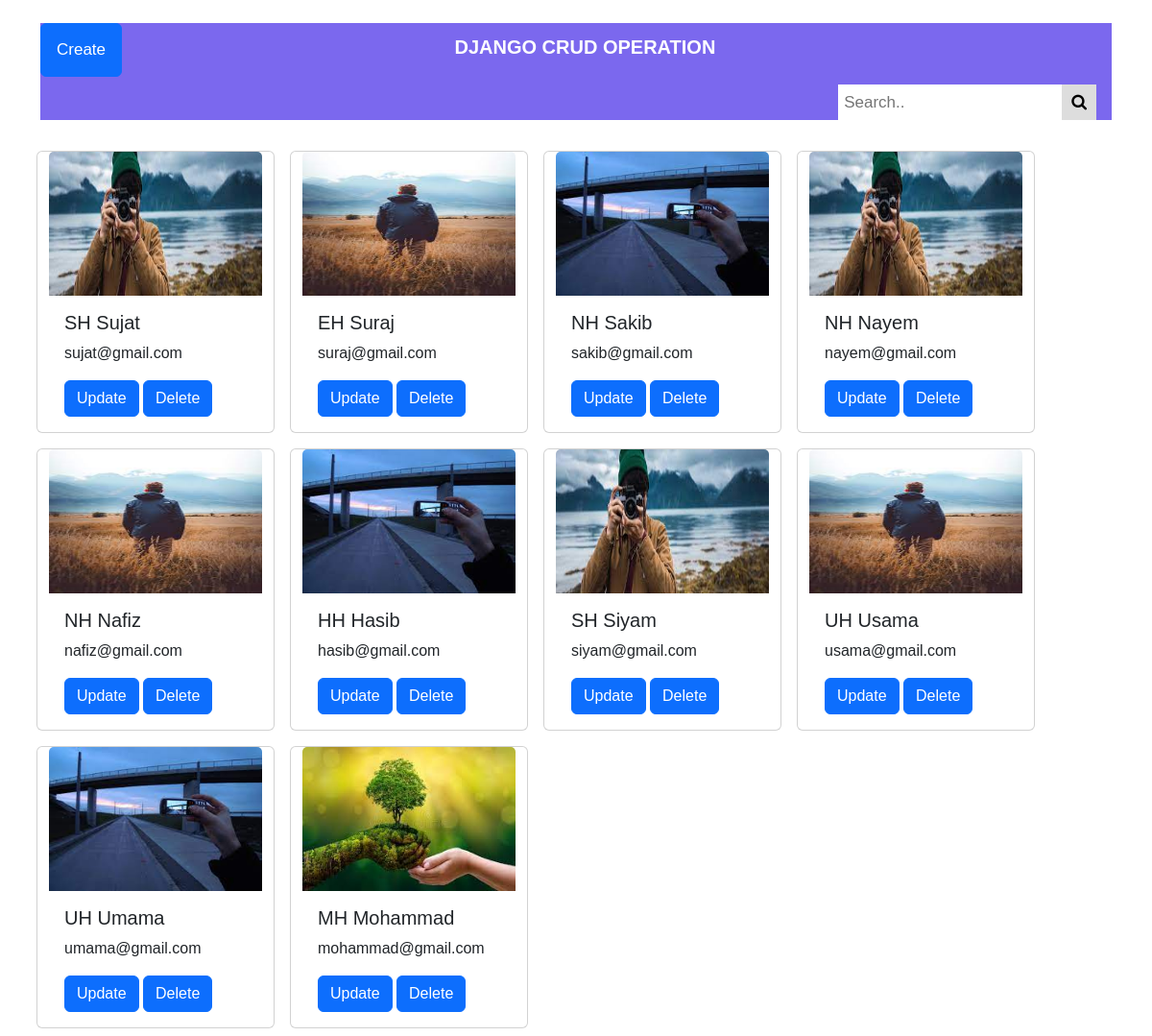
The page / on the database its author committed.
### app/models.py (models this page shows, shortened)
class Update(models.Model):
    name = models.CharField(max_length=20)
    email = models.EmailField(max_length=30)
    image = models.ImageField(upload_to='static/image', null=True)

### app/views.py (the view)
# urls.py: path('', views.home, name='home'),
def home(r):
    search = r.GET.get('search')
    if search:
        prof = Update.objects.filter(name__icontains=search)
    else:
        prof = Update.objects.all()
    return render(r, 'home.html', locals())

### templates/home.html (shortened to what this page needs)
<!DOCTYPE html>
<html lang="en">
<head>
    <title>Home</title><head>
    <link rel="stylesheet" href="https://cdnjs.cloudflare.com/ajax/libs/font-awesome/4.7.0/css/font-awesome.min.css">
    <link rel="stylesheet" href="https://cdn.jsdelivr.net/npm/bootstrap@5.2.3/dist/css/bootstrap.min.css"
>
</head>
</head>
<body>
    <div class="container">
        <br>
        <div class="topnav">
            <a href="{% url 'create' %}" class="btn btn-primary">Create</a>
            <span>DJANGO CRUD OPERATION</span>
            <div class="search-container">
                <form action="/" method="get">
                    <input type="text" placeholder="Search.." name="search">
                    <button type="submit"><i class="fa fa-search"></i></button>
                </form>
            </div>
        </div>
        <br>
        <div class="row">
            {% for i in prof %}
                <div class="card" style="width: 15.5em; margin: 0.5em;">
                    <img src="{{i.image.url}}" class="card-img-top" alt=".." height="150">
                    <div class="card-body">
                        <h5 class="card-title">{{i.name}}</h5>
                        <p class="card-text">{{i.email}}</p>
                        <a href="{% url 'update' i.id %}" class="btn btn-primary">Update</a>
                        <a href="{% url 'delete' i.id %}" class="btn btn-primary">Delete</a>
                    </div>
                </div>
            {% endfor %}
        </div>
    </div>
</body>
</html>

### templates/home.html (style rules this page uses)
* { box-sizing: border-box; }
body { margin: 0; font-family: Arial, Helvetica, sans-serif; }
.topnav { overflow: hidden; background-color: #7B68EE; }
.topnav a { color: white; text-align: center; padding: 14px 16px; text-decoration: none; font-size: 17px; }
.topnav span { color: white; text-align: center; padding: 14px 342px; text-decoration: none; font-size: 20px; font-weight: bold; }
.topnav .search-container { float: right; }
.topnav input[type=text] { padding: 6px; margin-top: 8px; font-size: 17px; border: none; }
.topnav .search-container button { float: right; padding: 6px 10px; margin-top: 8px; margin-right: 16px; background: #ddd; font-size: 17px; border: none; cursor: pointer; }

### rows shown on the page
Update: image (picture), name "SH Sujat", email "sujat@gmail.com"
Update: image (picture), name "EH Suraj", email "suraj@gmail.com"
Update: image (picture), name "NH Sakib", email "sakib@gmail.com"
Update: image (picture), name "NH Nayem", email "nayem@gmail.com"
Update: image (picture), name "NH Nafiz", email "nafiz@gmail.com"
Update: image (picture), name "HH Hasib", email "hasib@gmail.com"
Update: image (picture), name "SH Siyam", email "siyam@gmail.com"
Update: image (picture), name "UH Usama", email "usama@gmail.com"
Update: image (picture), name "UH Umama", email "umama@gmail.com"
Update: image (picture), name "MH Mohammad", email "mohammad@gmail.com"
